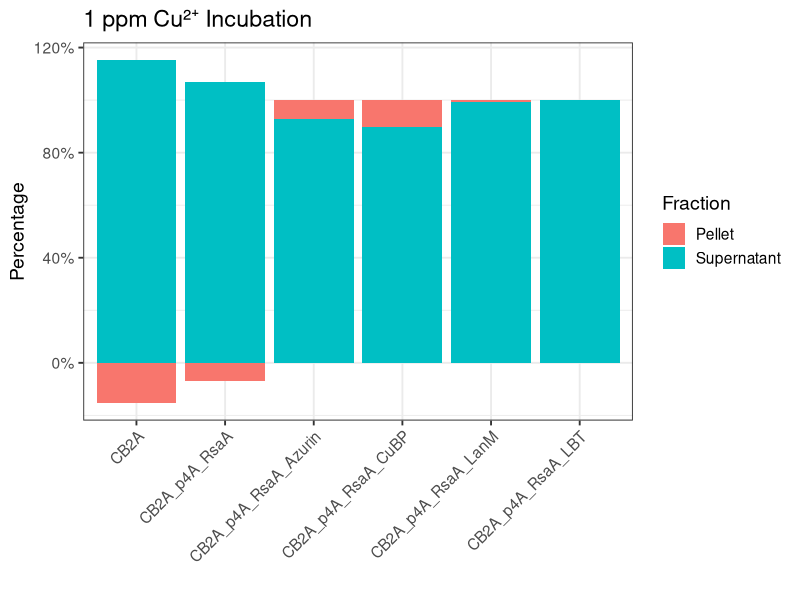

Source code (R):
# ------------------------------
# Data
# ------------------------------
df <- data.frame(
  Strain = c(
    "CB2A",
    "CB2A_p4A_RsaA",
    "CB2A_p4A_RsaA_LanM",
    "CB2A_p4A_RsaA_LBT",
    "CB2A_p4A_RsaA_CuBP",
    "CB2A_p4A_RsaA_Azurin"
  ),
  Supernatant = c(0.95, 1.262, 0.924, 0.955, 0.994, 1.04),
  Pellet      = c(-0.127, -0.083, 0.006, 0, 0.115, 0.081)
)

# ------------------------------
# Convert to tidy format
# ------------------------------
library(tidyr)
library(dplyr)
library(ggplot2)

df_long <- df %>%
  pivot_longer(cols = c(Supernatant, Pellet),
               names_to = "Fraction",
               values_to = "Value")

# ------------------------------
# Normalize to % stacked bars
# ------------------------------
df_long <- df_long %>%
  group_by(Strain) %>%
  mutate(Percent = Value / sum(Value))

# ------------------------------
# Plot
# ------------------------------
ggplot(df_long, aes(x = Strain, y = Percent, fill = Fraction)) +
  geom_bar(stat = "identity") +
  scale_y_continuous(labels = scales::percent_format(accuracy = 1)) +
  labs(
    title = "1 ppm Cu²⁺ Incubation",
    y = "Percentage",
    x = ""
  ) +
  theme_bw(base_size = 14) +
  theme(
    axis.text.x = element_text(angle = 45, hjust = 1)
  )
